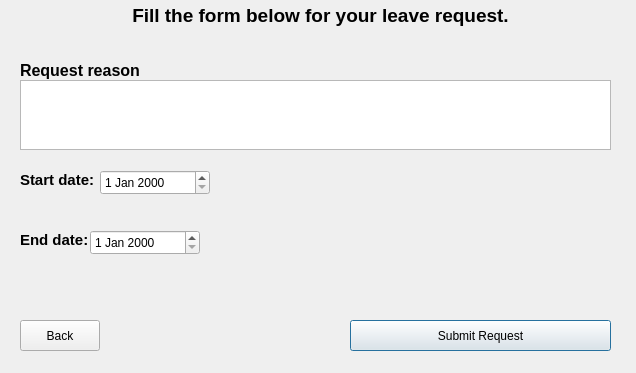
<?xml version="1.0" encoding="UTF-8"?>
<ui version="4.0">
 <class>Dialog</class>
 <widget class="QDialog" name="Dialog">
  <property name="geometry">
   <rect>
    <x>0</x>
    <y>0</y>
    <width>636</width>
    <height>373</height>
   </rect>
  </property>
  <property name="windowTitle">
   <string>Dialog</string>
  </property>
  <widget class="QLabel" name="label">
   <property name="geometry">
    <rect>
     <x>130</x>
     <y>0</y>
     <width>381</width>
     <height>31</height>
    </rect>
   </property>
   <property name="text">
    <string>&lt;html&gt;&lt;head/&gt;&lt;body&gt;&lt;p align=&quot;center&quot;&gt;&lt;span style=&quot; font-size:14pt; font-weight:700;&quot;&gt;Fill the form below for your leave request.&lt;/span&gt;&lt;/p&gt;&lt;/body&gt;&lt;/html&gt;</string>
   </property>
  </widget>
  <widget class="QLabel" name="label_2">
   <property name="geometry">
    <rect>
     <x>20</x>
     <y>60</y>
     <width>121</width>
     <height>21</height>
    </rect>
   </property>
   <property name="text">
    <string>&lt;html&gt;&lt;head/&gt;&lt;body&gt;&lt;p&gt;&lt;span style=&quot; font-size:12pt; font-weight:700;&quot;&gt;Request reason:&lt;/span&gt;&lt;/p&gt;&lt;/body&gt;&lt;/html&gt;</string>
   </property>
  </widget>
  <widget class="QTextEdit" name="requestText">
   <property name="geometry">
    <rect>
     <x>20</x>
     <y>80</y>
     <width>591</width>
     <height>70</height>
    </rect>
   </property>
  </widget>
  <widget class="QLabel" name="label_3">
   <property name="geometry">
    <rect>
     <x>20</x>
     <y>170</y>
     <width>81</width>
     <height>21</height>
    </rect>
   </property>
   <property name="text">
    <string>&lt;html&gt;&lt;head/&gt;&lt;body&gt;&lt;p&gt;&lt;span style=&quot; font-size:11pt; font-weight:700;&quot;&gt;Start date:&lt;/span&gt;&lt;/p&gt;&lt;/body&gt;&lt;/html&gt;</string>
   </property>
  </widget>
  <widget class="QLabel" name="label_4">
   <property name="geometry">
    <rect>
     <x>20</x>
     <y>230</y>
     <width>71</width>
     <height>21</height>
    </rect>
   </property>
   <property name="text">
    <string>&lt;html&gt;&lt;head/&gt;&lt;body&gt;&lt;p&gt;&lt;span style=&quot; font-size:11pt; font-weight:700;&quot;&gt;End date:&lt;/span&gt;&lt;/p&gt;&lt;/body&gt;&lt;/html&gt;</string>
   </property>
  </widget>
  <widget class="QDateEdit" name="requestStartDate">
   <property name="geometry">
    <rect>
     <x>100</x>
     <y>170</y>
     <width>110</width>
     <height>25</height>
    </rect>
   </property>
  </widget>
  <widget class="QDateEdit" name="requestEndDate">
   <property name="geometry">
    <rect>
     <x>90</x>
     <y>230</y>
     <width>110</width>
     <height>25</height>
    </rect>
   </property>
  </widget>
  <widget class="QPushButton" name="sumbitRequestButton">
   <property name="geometry">
    <rect>
     <x>350</x>
     <y>320</y>
     <width>261</width>
     <height>31</height>
    </rect>
   </property>
   <property name="text">
    <string>Submit Request</string>
   </property>
  </widget>
  <widget class="QPushButton" name="backButton">
   <property name="geometry">
    <rect>
     <x>20</x>
     <y>320</y>
     <width>80</width>
     <height>31</height>
    </rect>
   </property>
   <property name="text">
    <string>Back</string>
   </property>
  </widget>
 </widget>
 <resources/>
 <connections/>
</ui>
